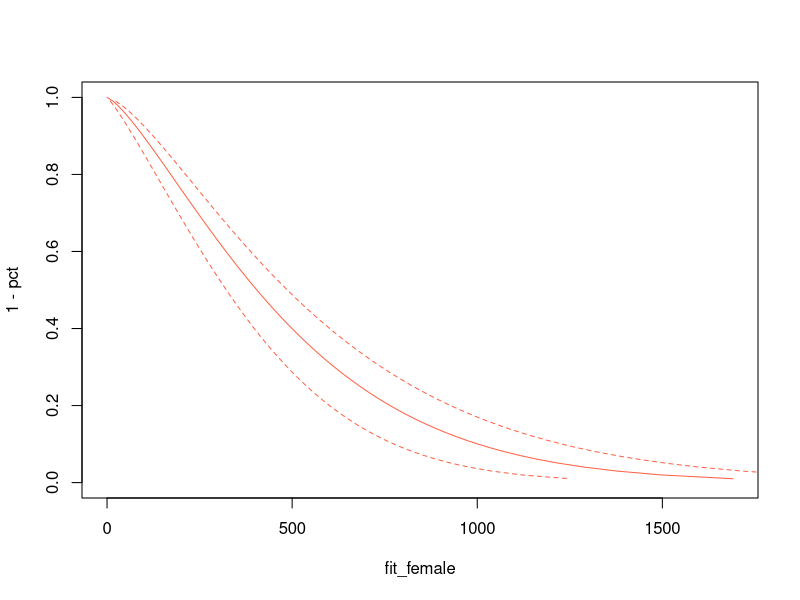
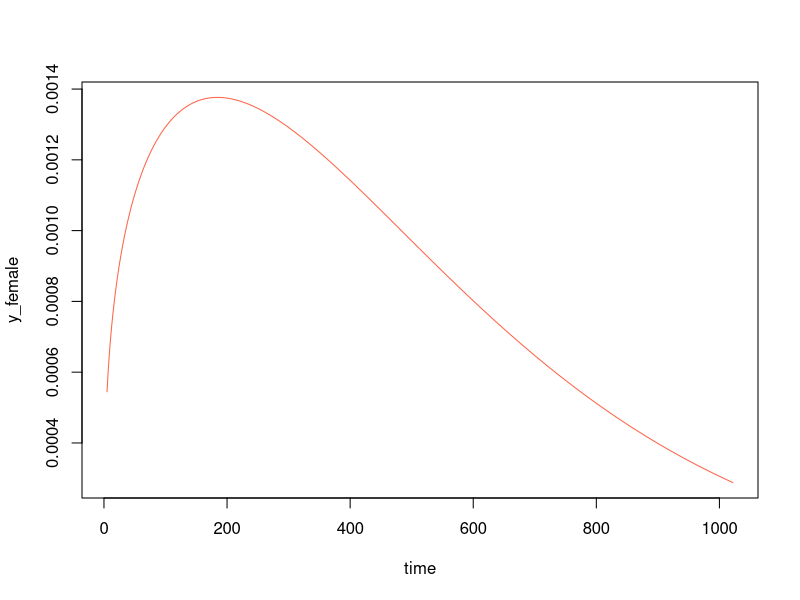

Write the R code that produced these figures, in order.
## ---- chunk 1
knitr::opts_chunk$set(
  echo = TRUE,
  message = FALSE,
  warning = FALSE,
  # out.width = 800,
  # out.height = 600,
  fig.align = "center",
  dev = "ragg_png"
)
## ---- chunk 2
library(tidyverse)
library(survival)

# status: 1=censored, 2=dead
# sex: 1=male, 2=female
lung2 <- lung %>% 
  dplyr::mutate(
    status = status - 1,
    is_female = sex - 1
  ) %>% 
  dplyr::select(time, status, is_female) %>% 
  dplyr::filter(time != 0)

head(lung2)

## ---- chunk 3
lung_reg <- survreg(
  formula = Surv(time, status) ~ is_female,
  data = lung2,
  dist = 'weibull'
)

summary(lung_reg)
## ---- chunk 4
# 対数生存時間から生存時間の予測
# getS3method("predict", "survreg")の通りデフォルトは指数変換後の生存時間を返す
lung_pred_lp <- predict(lung_reg, type = 'lp')
lung_pred <- exp(lung_pred_lp)
head(lung_pred, 5)
## ---- chunk 5
# 生存曲線を可視化
# Ref:https://stats.stackexchange.com/questions/177679/using-quantile-in-predict-for-survival
pct <- seq(0, 1, 0.01)
pred_female <- predict(
  lung_reg,
  type = 'quantile',
  newdata = data.frame(is_female = 1),
  se = TRUE,
  p = pct
  )
fit_female <- pred_female$fit
upr_female <- fit_female + 1.96 * pred_female$se.fit
lwr_female <- fit_female - 1.96 * pred_female$se.fit
plot(fit_female, 1-pct, type = 'l', col = 'tomato')
lines(upr_female, 1-pct, lty = 2, col = 'tomato')
lines(lwr_female, 1-pct, lty = 2, col = 'tomato')
## ---- chunk 6
# shapeはscaleの逆数
shape_female <- 1/lung_reg$scale
# intercept, is_female=1という条件
x_female <- c(1, 1) 
# 係数に変数を掛けて総和=線形予測子
lp_female <- coef(lung_reg) %*% x_female
# 線形予測子を指数変換する
scale_female <- exp(lp_female)
# ワイブル分布の期待値を計算
expected_value <- scale_female * gamma(1 + 1/shape_female)
expected_value
## ---- chunk 7
# 推定されたパラメタをもとにワイブル分布を可視化
time <- seq(min(lung2$time), max(lung2$time), 1)
y_female <- dweibull(time, shape = shape_female, scale = scale_female)
plot(time, y_female, type = 'l', col = 'tomato')
